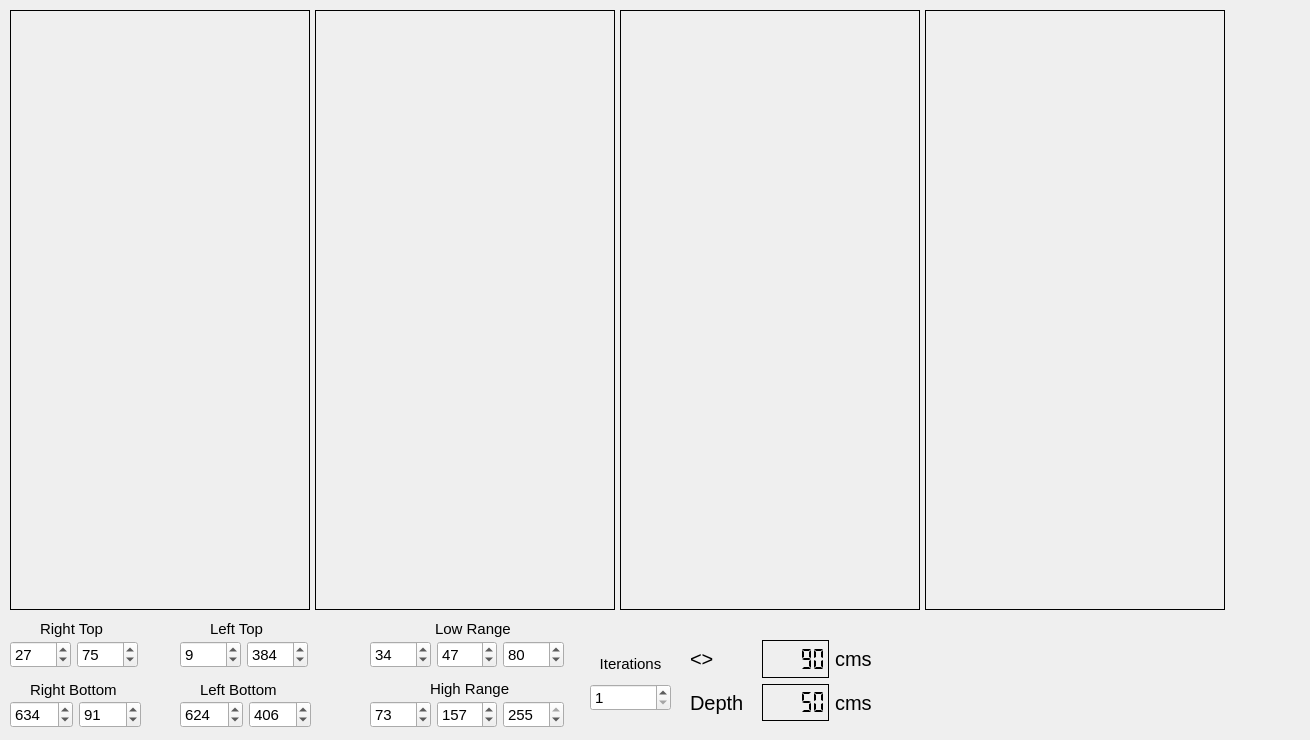
<?xml version="1.0" encoding="UTF-8"?>
<ui version="4.0">
 <class>Form</class>
 <widget class="QWidget" name="Form">
  <property name="geometry">
   <rect>
    <x>0</x>
    <y>0</y>
    <width>1310</width>
    <height>740</height>
   </rect>
  </property>
  <property name="font">
   <font>
    <pointsize>11</pointsize>
   </font>
  </property>
  <property name="windowTitle">
   <string>Form</string>
  </property>
  <widget class="QLabel" name="Frame_Perspective">
   <property name="geometry">
    <rect>
     <x>10</x>
     <y>10</y>
     <width>300</width>
     <height>600</height>
    </rect>
   </property>
   <property name="autoFillBackground">
    <bool>false</bool>
   </property>
   <property name="frameShape">
    <enum>QFrame::Box</enum>
   </property>
   <property name="lineWidth">
    <number>1</number>
   </property>
   <property name="midLineWidth">
    <number>15</number>
   </property>
   <property name="text">
    <string/>
   </property>
  </widget>
  <widget class="QLabel" name="Frame_puck">
   <property name="geometry">
    <rect>
     <x>315</x>
     <y>10</y>
     <width>300</width>
     <height>600</height>
    </rect>
   </property>
   <property name="autoFillBackground">
    <bool>false</bool>
   </property>
   <property name="frameShape">
    <enum>QFrame::Box</enum>
   </property>
   <property name="lineWidth">
    <number>1</number>
   </property>
   <property name="midLineWidth">
    <number>15</number>
   </property>
   <property name="text">
    <string/>
   </property>
  </widget>
  <widget class="QLabel" name="Frame_prediction">
   <property name="geometry">
    <rect>
     <x>620</x>
     <y>10</y>
     <width>300</width>
     <height>600</height>
    </rect>
   </property>
   <property name="autoFillBackground">
    <bool>false</bool>
   </property>
   <property name="frameShape">
    <enum>QFrame::Box</enum>
   </property>
   <property name="lineWidth">
    <number>1</number>
   </property>
   <property name="midLineWidth">
    <number>15</number>
   </property>
   <property name="text">
    <string/>
   </property>
  </widget>
  <widget class="QLabel" name="Frame_4">
   <property name="geometry">
    <rect>
     <x>925</x>
     <y>10</y>
     <width>300</width>
     <height>600</height>
    </rect>
   </property>
   <property name="autoFillBackground">
    <bool>false</bool>
   </property>
   <property name="frameShape">
    <enum>QFrame::Box</enum>
   </property>
   <property name="lineWidth">
    <number>1</number>
   </property>
   <property name="midLineWidth">
    <number>15</number>
   </property>
   <property name="text">
    <string/>
   </property>
  </widget>
  <widget class="QWidget" name="layoutWidget">
   <property name="geometry">
    <rect>
     <x>10</x>
     <y>700</y>
     <width>131</width>
     <height>29</height>
    </rect>
   </property>
   <layout class="QGridLayout" name="Left_bottom">
    <item row="0" column="0">
     <widget class="QSpinBox" name="X_lb">
      <property name="minimum">
       <number>440</number>
      </property>
      <property name="maximum">
       <number>640</number>
      </property>
      <property name="value">
       <number>634</number>
      </property>
     </widget>
    </item>
    <item row="0" column="1">
     <widget class="QSpinBox" name="Y_lb">
      <property name="maximum">
       <number>200</number>
      </property>
      <property name="value">
       <number>91</number>
      </property>
     </widget>
    </item>
   </layout>
  </widget>
  <widget class="QWidget" name="layoutWidget_2">
   <property name="geometry">
    <rect>
     <x>180</x>
     <y>640</y>
     <width>128</width>
     <height>29</height>
    </rect>
   </property>
   <layout class="QGridLayout" name="Right_top">
    <item row="0" column="1">
     <widget class="QSpinBox" name="Y_rt">
      <property name="minimum">
       <number>280</number>
      </property>
      <property name="maximum">
       <number>480</number>
      </property>
      <property name="value">
       <number>384</number>
      </property>
     </widget>
    </item>
    <item row="0" column="0">
     <widget class="QSpinBox" name="X_rt">
      <property name="maximum">
       <number>200</number>
      </property>
      <property name="value">
       <number>9</number>
      </property>
     </widget>
    </item>
   </layout>
  </widget>
  <widget class="QWidget" name="layoutWidget_3">
   <property name="geometry">
    <rect>
     <x>180</x>
     <y>700</y>
     <width>131</width>
     <height>29</height>
    </rect>
   </property>
   <layout class="QGridLayout" name="Right_bottom">
    <item row="0" column="1">
     <widget class="QSpinBox" name="Y_rb">
      <property name="minimum">
       <number>280</number>
      </property>
      <property name="maximum">
       <number>480</number>
      </property>
      <property name="value">
       <number>406</number>
      </property>
     </widget>
    </item>
    <item row="0" column="0">
     <widget class="QSpinBox" name="X_rb">
      <property name="minimum">
       <number>440</number>
      </property>
      <property name="maximum">
       <number>640</number>
      </property>
      <property name="value">
       <number>624</number>
      </property>
     </widget>
    </item>
   </layout>
  </widget>
  <widget class="QLabel" name="label">
   <property name="geometry">
    <rect>
     <x>40</x>
     <y>620</y>
     <width>66</width>
     <height>17</height>
    </rect>
   </property>
   <property name="text">
    <string>Right Top</string>
   </property>
  </widget>
  <widget class="QLabel" name="label_2">
   <property name="geometry">
    <rect>
     <x>210</x>
     <y>620</y>
     <width>66</width>
     <height>17</height>
    </rect>
   </property>
   <property name="text">
    <string>Left Top</string>
   </property>
  </widget>
  <widget class="QLabel" name="label_3">
   <property name="geometry">
    <rect>
     <x>200</x>
     <y>680</y>
     <width>91</width>
     <height>20</height>
    </rect>
   </property>
   <property name="text">
    <string>Left Bottom</string>
   </property>
  </widget>
  <widget class="QLabel" name="label_4">
   <property name="geometry">
    <rect>
     <x>30</x>
     <y>680</y>
     <width>91</width>
     <height>20</height>
    </rect>
   </property>
   <property name="text">
    <string>Right Bottom</string>
   </property>
  </widget>
  <widget class="QWidget" name="layoutWidget">
   <property name="geometry">
    <rect>
     <x>10</x>
     <y>640</y>
     <width>128</width>
     <height>29</height>
    </rect>
   </property>
   <layout class="QGridLayout" name="Left_top">
    <item row="0" column="0">
     <widget class="QSpinBox" name="X_lt">
      <property name="maximum">
       <number>200</number>
      </property>
      <property name="value">
       <number>27</number>
      </property>
     </widget>
    </item>
    <item row="0" column="1">
     <widget class="QSpinBox" name="Y_lt">
      <property name="maximum">
       <number>200</number>
      </property>
      <property name="value">
       <number>75</number>
      </property>
     </widget>
    </item>
   </layout>
  </widget>
  <widget class="QWidget" name="layoutWidget_4">
   <property name="geometry">
    <rect>
     <x>370</x>
     <y>700</y>
     <width>194</width>
     <height>29</height>
    </rect>
   </property>
   <layout class="QGridLayout" name="High">
    <item row="0" column="0">
     <widget class="QSpinBox" name="Hue_h">
      <property name="maximum">
       <number>180</number>
      </property>
      <property name="value">
       <number>73</number>
      </property>
     </widget>
    </item>
    <item row="0" column="1">
     <widget class="QSpinBox" name="Sat_H">
      <property name="maximum">
       <number>255</number>
      </property>
      <property name="value">
       <number>157</number>
      </property>
     </widget>
    </item>
    <item row="0" column="2">
     <widget class="QSpinBox" name="Val_H">
      <property name="maximum">
       <number>255</number>
      </property>
      <property name="value">
       <number>255</number>
      </property>
     </widget>
    </item>
   </layout>
  </widget>
  <widget class="QLabel" name="label_5">
   <property name="geometry">
    <rect>
     <x>435</x>
     <y>620</y>
     <width>81</width>
     <height>17</height>
    </rect>
   </property>
   <property name="text">
    <string>Low Range</string>
   </property>
  </widget>
  <widget class="QLabel" name="label_6">
   <property name="geometry">
    <rect>
     <x>430</x>
     <y>680</y>
     <width>81</width>
     <height>17</height>
    </rect>
   </property>
   <property name="text">
    <string>High Range</string>
   </property>
  </widget>
  <widget class="QWidget" name="layoutWidget">
   <property name="geometry">
    <rect>
     <x>370</x>
     <y>640</y>
     <width>194</width>
     <height>29</height>
    </rect>
   </property>
   <layout class="QGridLayout" name="Low">
    <item row="0" column="0">
     <widget class="QSpinBox" name="Hue_L">
      <property name="maximum">
       <number>180</number>
      </property>
      <property name="value">
       <number>34</number>
      </property>
     </widget>
    </item>
    <item row="0" column="1">
     <widget class="QSpinBox" name="Sat_L">
      <property name="maximum">
       <number>255</number>
      </property>
      <property name="value">
       <number>47</number>
      </property>
     </widget>
    </item>
    <item row="0" column="2">
     <widget class="QSpinBox" name="Val_L">
      <property name="maximum">
       <number>255</number>
      </property>
      <property name="value">
       <number>80</number>
      </property>
     </widget>
    </item>
   </layout>
  </widget>
  <widget class="QWidget" name="layoutWidget">
   <property name="geometry">
    <rect>
     <x>590</x>
     <y>650</y>
     <width>81</width>
     <height>61</height>
    </rect>
   </property>
   <layout class="QGridLayout" name="Dilate">
    <item row="0" column="0">
     <widget class="QLabel" name="label_7">
      <property name="text">
       <string>Iterations</string>
      </property>
      <property name="alignment">
       <set>Qt::AlignCenter</set>
      </property>
     </widget>
    </item>
    <item row="1" column="0">
     <widget class="QSpinBox" name="spinBox">
      <property name="minimum">
       <number>1</number>
      </property>
      <property name="maximum">
       <number>20</number>
      </property>
     </widget>
    </item>
   </layout>
  </widget>
  <widget class="QWidget" name="">
   <property name="geometry">
    <rect>
     <x>690</x>
     <y>640</y>
     <width>211</width>
     <height>81</height>
    </rect>
   </property>
   <layout class="QGridLayout" name="gridLayout">
    <item row="0" column="0">
     <widget class="QLabel" name="label_8">
      <property name="font">
       <font>
        <pointsize>15</pointsize>
       </font>
      </property>
      <property name="text">
       <string>&lt;&gt;</string>
      </property>
     </widget>
    </item>
    <item row="0" column="1">
     <widget class="QLCDNumber" name="X_cms">
      <property name="enabled">
       <bool>true</bool>
      </property>
      <property name="font">
       <font>
        <weight>50</weight>
        <bold>false</bold>
       </font>
      </property>
      <property name="autoFillBackground">
       <bool>false</bool>
      </property>
      <property name="frameShadow">
       <enum>QFrame::Plain</enum>
      </property>
      <property name="mode">
       <enum>QLCDNumber::Dec</enum>
      </property>
      <property name="segmentStyle">
       <enum>QLCDNumber::Flat</enum>
      </property>
      <property name="intValue" stdset="0">
       <number>90</number>
      </property>
     </widget>
    </item>
    <item row="0" column="2">
     <widget class="QLabel" name="label_10">
      <property name="font">
       <font>
        <pointsize>15</pointsize>
       </font>
      </property>
      <property name="text">
       <string>cms</string>
      </property>
     </widget>
    </item>
    <item row="1" column="0">
     <widget class="QLabel" name="label_9">
      <property name="font">
       <font>
        <pointsize>15</pointsize>
       </font>
      </property>
      <property name="text">
       <string>Depth</string>
      </property>
     </widget>
    </item>
    <item row="1" column="1">
     <widget class="QLCDNumber" name="Y_cms">
      <property name="enabled">
       <bool>true</bool>
      </property>
      <property name="font">
       <font>
        <weight>50</weight>
        <bold>false</bold>
       </font>
      </property>
      <property name="autoFillBackground">
       <bool>false</bool>
      </property>
      <property name="frameShadow">
       <enum>QFrame::Plain</enum>
      </property>
      <property name="mode">
       <enum>QLCDNumber::Dec</enum>
      </property>
      <property name="segmentStyle">
       <enum>QLCDNumber::Flat</enum>
      </property>
      <property name="intValue" stdset="0">
       <number>50</number>
      </property>
     </widget>
    </item>
    <item row="1" column="2">
     <widget class="QLabel" name="label_11">
      <property name="font">
       <font>
        <pointsize>15</pointsize>
       </font>
      </property>
      <property name="text">
       <string>cms</string>
      </property>
     </widget>
    </item>
   </layout>
  </widget>
  <zorder>layoutWidget</zorder>
  <zorder>layoutWidget</zorder>
  <zorder>layoutWidget</zorder>
  <zorder>Frame_Perspective</zorder>
  <zorder>Frame_puck</zorder>
  <zorder>Frame_prediction</zorder>
  <zorder>Frame_4</zorder>
  <zorder>layoutWidget</zorder>
  <zorder>layoutWidget_2</zorder>
  <zorder>layoutWidget_3</zorder>
  <zorder>label</zorder>
  <zorder>label_2</zorder>
  <zorder>label_3</zorder>
  <zorder>label_4</zorder>
  <zorder>layoutWidget_4</zorder>
  <zorder>label_5</zorder>
  <zorder>label_6</zorder>
  <zorder>X_cms</zorder>
  <zorder>Y_cms</zorder>
  <zorder>label_8</zorder>
  <zorder>label_9</zorder>
  <zorder>label_10</zorder>
  <zorder>label_11</zorder>
 </widget>
 <resources/>
 <connections/>
</ui>
